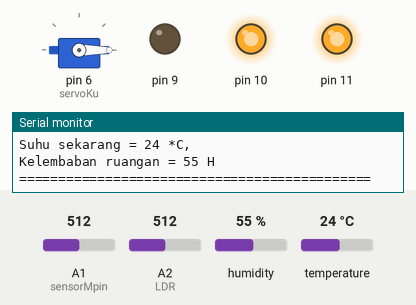
The sketch below on a simulated Arduino Uno, built with avr-gcc and run on an emulated ATmega328P. Shown: servo, output pins drawn as LEDs (lit = HIGH), the last lines printed to the serial monitor. Inputs (shaded band) come from the test bench; at power-on: A1 (sensorMpin) = 512, temperature 24 °C, A2 (LDR) = 512, humidity 55 %.

Above: at 4.0 s.
4.1 s: A1 (sensorMpin) set to 593
8.2 s: A1 (sensorMpin) set to 627
At 11.0 s:
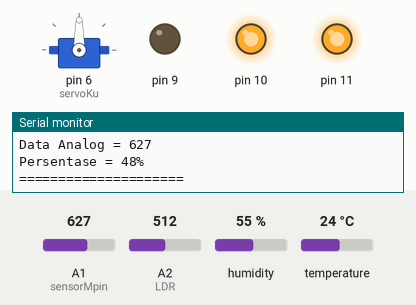
12.3 s: temperature set to 28 °C
16.4 s: temperature set to 31 °C
At 19.4 s:
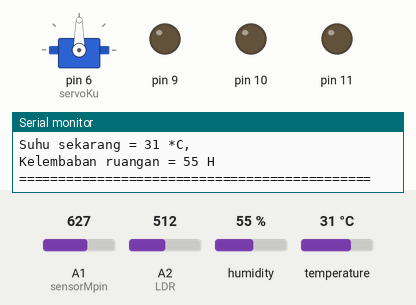
20.5 s: A2 (LDR) set to 309
26.2 s: A2 (LDR) set to 289
At 32.0 s:
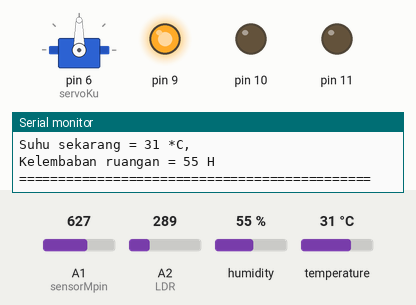
Timing chart, 0 to 33.5 s (numbered marks = the images above; inputs shaded):
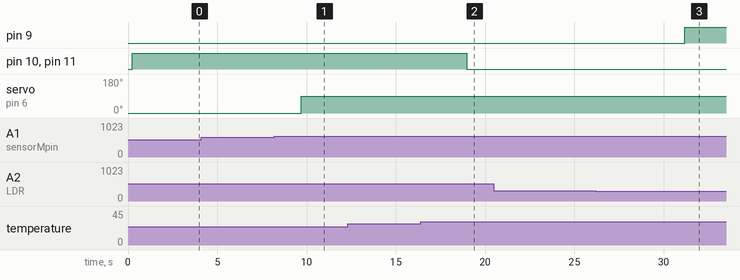

Measured:
- the behaviour switches between 611 and 612 on A1 (sensorMpin) (found by bisection; images 0 and 1)
- the behaviour switches between 29 and 30 °C on temperature (found by bisection; images 1 and 2)
- the behaviour switches between 300 and 299 on A2 (LDR) (found by bisection; images 2 and 3)
- after the input at 8.2 s, servo on pin 6 (servoKu): 0° → 90° after 1.5 s
- after the input at 16.4 s, pin 10, pin 11: HIGH → LOW after 2.6 s
- after the input at 26.2 s, pin 9: LOW → HIGH after 5.0 s

The sketch:

InsyaAllah_project.ino
```cpp
#include <SimpleDHT.h>
#include <Servo.h>

//Sensor DHT11
int pinDHT11 = A0;

//Sensor LDR-Light
int LDR = A2;

//Soil Moisture Sensor
int sensorMpin = A1;
int sensorMvalue = 0;
int percentMvalue = 0;

SimpleDHT11 dht11(pinDHT11);
Servo servoKu;

void setup() {
  Serial.begin(9600);
  Serial.println("Sensor suhu");
  servoKu.attach(6); //servo ada di pin 6
  pinMode(9, OUTPUT);
  pinMode(10, OUTPUT);
  pinMode(11, OUTPUT);
  pinMode(A2, INPUT);
  servoKu.write(0);
}

void loop() {
  Serial.println("Hasil pembacaan sensor kelembaban tanah");

  //Baca data analog untuk soil moisture
  sensorMvalue = analogRead(sensorMpin);
  Serial.print("Data Analog = ");
  Serial.println(sensorMvalue);
  percentMvalue = map(sensorMvalue, 1023, 200, 0, 100);
  Serial.print("Persentase = ");
  Serial.print(percentMvalue);
  Serial.println("%");
  Serial.println("=====================");
  if(percentMvalue < 50)
  {
    servoKu.write(90);
    delay(3000);
  }
  else
  {
    servoKu.write(0);
  }

  //Baca data analog untuk sensor LDR
  int LDRvalue = analogRead(LDR);
  Serial.print("Intensitas cahaya = ");
  Serial.println(LDRvalue);
  Serial.println("=====================");
  if(LDRvalue < 300)
  {
    digitalWrite(9, HIGH);
  }
  else
  {
    digitalWrite(9, LOW);
  }

  //Baca data analog untuk sensor suhu
  byte temperature = 0;
  byte humidity = 0;
  int err = SimpleDHTErrSuccess;
  if ((err = dht11.read(&temperature, &humidity, NULL)) != SimpleDHTErrSuccess) {
    Serial.print("Read DHT11 failed, err=");
    Serial.println(err);
    delay(1000);
    return;
  }
  Serial.println("Hasil pembacaan sensor DHT11");
  Serial.print("Suhu sekarang = ");
  Serial.print((int)temperature);
  Serial.println(" *C, ");
  Serial.print("Kelembaban ruangan = ");
  Serial.print((int)humidity);
  Serial.println(" H");
  Serial.println("=============================================");
  if((int)temperature < 30)
  {
    digitalWrite(10, HIGH);
    digitalWrite(11, HIGH);
  }
  else
  {
    digitalWrite(10, LOW);
    digitalWrite(11, LOW);
  }

  delay(3000);
}
```
